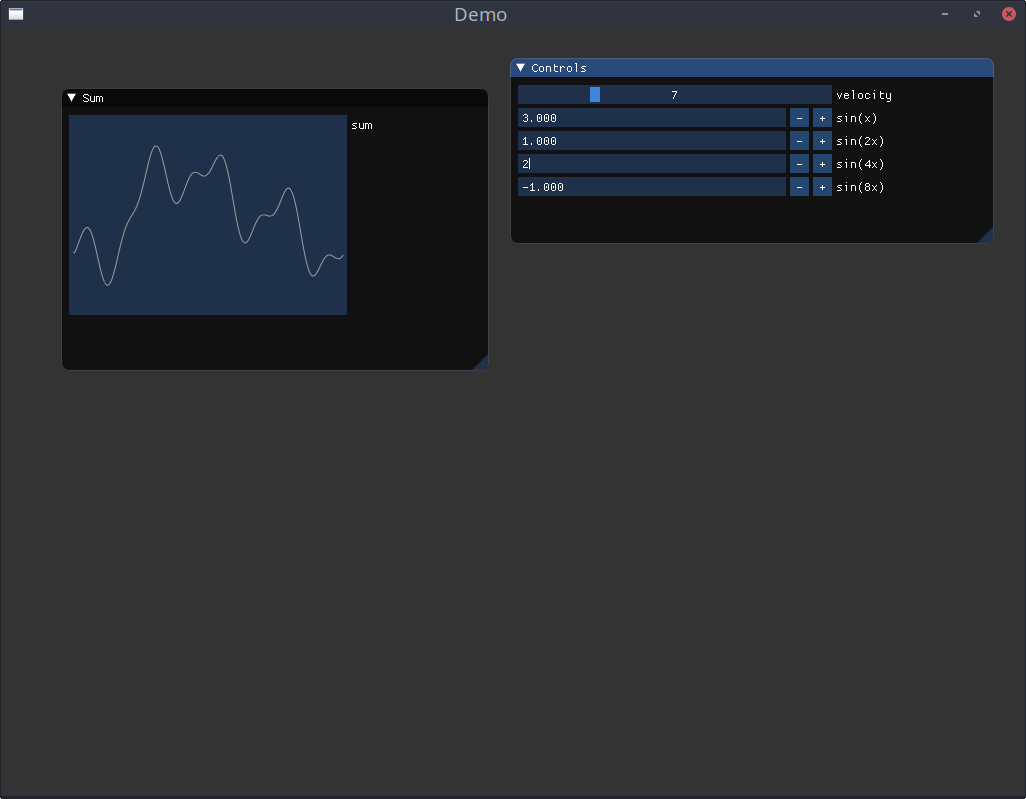

Write Julia code to recreate this figure.
using CImGui
using CImGui.GLFWBackend
using CImGui.OpenGLBackend
using CImGui.GLFWBackend.GLFW
using CImGui.OpenGLBackend.ModernGL

using CImGui.CSyntax
using CImGui.CSyntax.CStatic
using CImGui: ImVec2, ImVec4, IM_COL32, ImS32, ImU32, ImS64, ImU64


mutable struct WS # state of rendering
  onrender::Bool
end


function mcimgui(;width = 1024, height = 768, title::AbstractString = "Demo", hotloading = false)

  state = WS(false)

  error_callback(err::GLFW.GLFWError) = @error "GLFW ERROR: code $(err.code) msg: $(err.description)"

  window, ctx = begin
    glsl_version = if Sys.isapple()
      # OpenGL 3.2 + GLSL 150
      GLFW.WindowHint(GLFW.CONTEXT_VERSION_MAJOR, 3)
      GLFW.WindowHint(GLFW.CONTEXT_VERSION_MINOR, 2)
      GLFW.WindowHint(GLFW.OPENGL_PROFILE, GLFW.OPENGL_CORE_PROFILE) # 3.2+ only
      GLFW.WindowHint(GLFW.OPENGL_FORWARD_COMPAT, GL_TRUE) # required on Mac
      150
    else
      # OpenGL 3.0 + GLSL 130
      GLFW.WindowHint(GLFW.CONTEXT_VERSION_MAJOR, 3)
      GLFW.WindowHint(GLFW.CONTEXT_VERSION_MINOR, 0)
      # GLFW.WindowHint(GLFW.OPENGL_PROFILE, GLFW.OPENGL_CORE_PROFILE) # 3.2+ only
      # GLFW.WindowHint(GLFW.OPENGL_FORWARD_COMPAT, GL_TRUE) # 3.0+ only
      130
    end
    # setup GLFW error callback
    GLFW.SetErrorCallback(error_callback)

    # create window
    window = GLFW.CreateWindow(width, height, title)
    @assert window != C_NULL
    GLFW.MakeContextCurrent(window)
    GLFW.SwapInterval(1)  # enable vsync

    # setup Dear ImGui context
    ctx = CImGui.CreateContext()

    # setup Dear ImGui style
    CImGui.StyleColorsDark()
    # CImGui.StyleColorsClassic()
    # CImGui.StyleColorsLight()

    # setup Platform/Renderer bindings
    ImGui_ImplGlfw_InitForOpenGL(window, true)
    ImGui_ImplOpenGL3_Init(glsl_version)

    window, ctx
  end

  function render(ui)
    GC.@preserve window ctx @async try
      while !GLFW.WindowShouldClose(window)
        state.onrender = true
        GLFW.PollEvents()
        ImGui_ImplOpenGL3_NewFrame()
        ImGui_ImplGlfw_NewFrame()
        CImGui.NewFrame()

        hotloading ? Base.invokelatest(ui) : ui() ###

        CImGui.Render()
        GLFW.MakeContextCurrent(window)
        display_w, display_h = GLFW.GetFramebufferSize(window)
        glViewport(0, 0, display_w, display_h)
        glClearColor(0.2, 0.2, 0.2, 1)
        glClear(GL_COLOR_BUFFER_BIT)
        ImGui_ImplOpenGL3_RenderDrawData(CImGui.GetDrawData())

        GLFW.MakeContextCurrent(window)
        GLFW.SwapBuffers(window)
        yield()
      end
    catch e
      state.onrender = false
      @error "Error in renderloop!" exception=e
      Base.show_backtrace(stderr, catch_backtrace())
    finally
      state.onrender = false
      ImGui_ImplOpenGL3_Shutdown()
      ImGui_ImplGlfw_Shutdown()
      CImGui.DestroyContext(ctx)
      GLFW.DestroyWindow(window)
    end
  end


  render, state
end # mcimgui


mutable struct mobj
  fun::Function
  val::Array{Float64}
  strength::Float32
  dend::Float32
  step::Float32
  go_flag::Bool
  name::String
end


function mui()
  velo = Int32(10)

  step = 0.001
  dend = 2pi
  dom = collect(0:step:dend)
  ldom = length(dom)
  msum = similar(dom)

  fun1 = x->sin(x)
  obj1 = mobj(fun1, fun1.(dom), 1.0, dend, step, true, "sin(x)")

  fun2 = x->sin(2.0*x)
  obj2 = mobj(fun2, fun2.(dom), 1.0, dend, step, true, "sin(2x)")
  
  fun3 = x->sin(4.0*x)
  obj3 = mobj(fun3, fun3.(dom), 1.0, dend, step, true, "sin(4x)")

  fun4 = x->sin(8.0*x)
  obj4 = mobj(fun4, fun4.(dom), 1.0, dend, step, true, "sin(8x)")


  objs = [obj1,obj2,obj3,obj4]

  # println(obj1.val |> length)
  # println(obj2.val |> length)

  
  function ui()
    CImGui.Begin("Controls")
    @c CImGui.SliderInt("velocity", &velo, 0, 30) ;
    for obj in objs
      @c CImGui.InputFloat(obj.name, &obj.strength, 0.01, 1.0, "%.3f") ;
    end

    # @c CImGui.InputFloat(obj1.name, &obj1.strength, 0.01, 1.0, "%.3f") ;
    # @c CImGui.InputFloat(obj2.name, &obj2.strength, 0.01, 1.0, "%.3f") ;
    # @c CImGui.InputFloat(obj3.name, &obj3.strength, 0.01, 1.0, "%.3f") ;
    # @c CImGui.InputFloat(obj4.name, &obj4.strength, 0.01, 1.0, "%.3f") ;
    CImGui.End()


    CImGui.Begin("Sum") ;
    cmax = sum( abs.([obj1.strength,obj2.strength,obj3.strength,obj4.strength]))
    CImGui.PlotLines("sum", Cfloat.(msum), ldom, 0, "", -cmax,cmax,ImVec2(0,200)) ;

    CImGui.End()
  end


  update(obj)=if obj.strength != 0.0
    v = 10 * velo #
    obj.val[1:end-v] .= obj.val[v+1:end];
    step = obj.step
    dend = obj.dend
    obj.dend = dend+v*step
    obj.val[end-v+1:end] .= obj.fun.(range(dend+step,obj.dend,length=v))
    1
  else
    0
  end


  update()=begin
    msum .= 0.0
    for obj in objs
      update(obj)>0 && (msum .+= obj.strength*obj.val)
    end
      # msum .+= obj1.strength*obj1.val
      # msum .+= obj2.strength*obj2.val
      # msum .+= obj3.strength*obj3.val
      # msum .+= obj4.strength*obj4.val
  end
  

  function loop(ws)
    @async while ws.onrender == true
        update() 
        yield()
        #sleep(0.01)
    end
  end

  ui, loop
end


function startui()
  render, ws = mcimgui()

  ui, loop = mui()
  render(ui)
  loop(ws)
end
